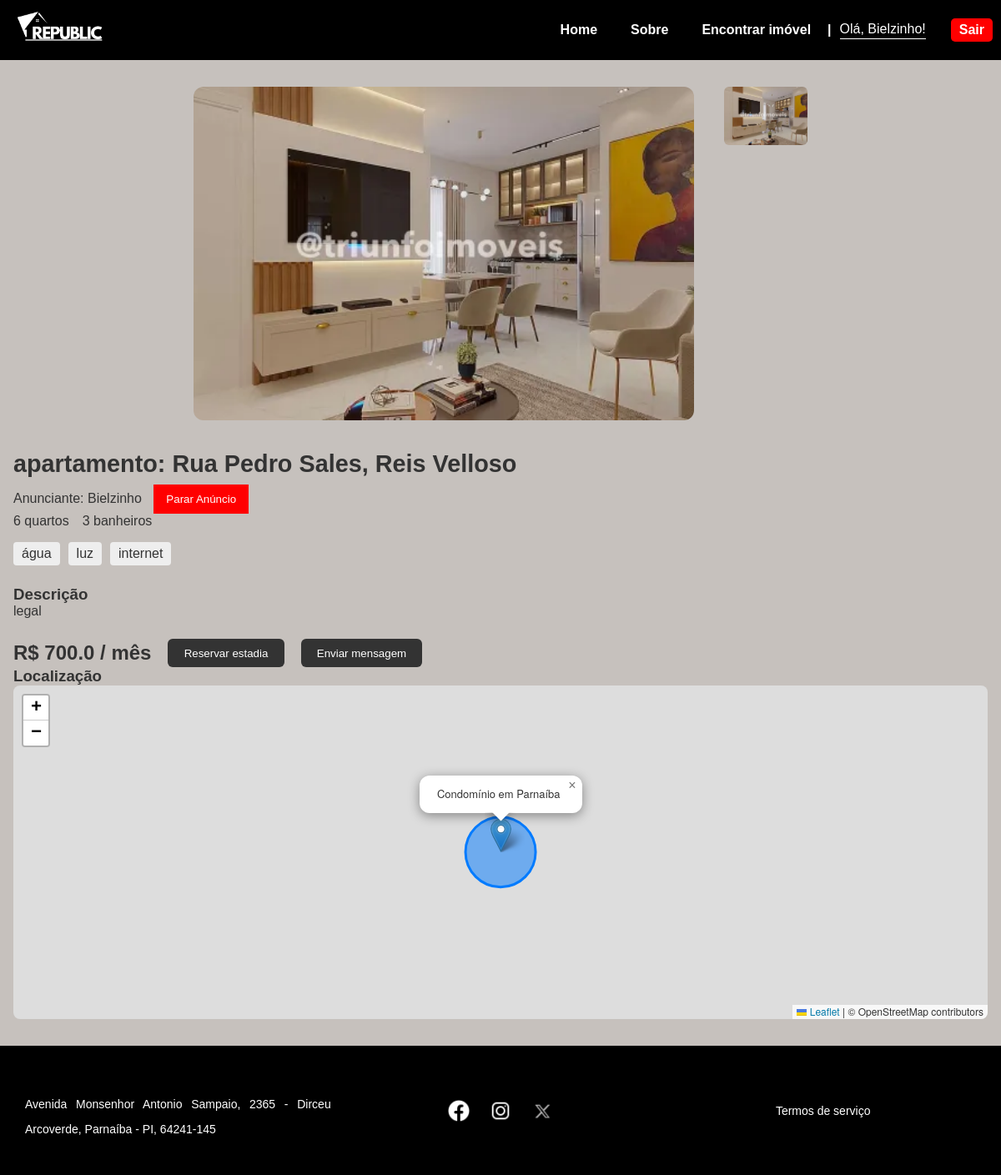
Screenshot of /detalhes_apartamento/10 (signed in) with the database file from the repository.
### tables this page shows
CREATE TABLE usuarios (
    id INTEGER PRIMARY KEY AUTOINCREMENT,
    nome TEXT NOT NULL,
    email TEXT NOT NULL UNIQUE,
    senha TEXT NOT NULL,
    celular TEXT NOT NULL
);

CREATE TABLE apartamentos (
    id INTEGER PRIMARY KEY AUTOINCREMENT,
    endereco TEXT,
    bairro TEXT,
    numero TEXT,
    cep TEXT,
    complemento TEXT,
    valor REAL,
    quartos INTEGER,
    banheiros INTEGER,
    inclusos TEXT,
    outros TEXT,
    descricao TEXT,
    imagem TEXT,
    tipo TEXT
, usuario_id INTEGER);

### app.py (the view)
@app.route('/detalhes_apartamento/<int:id>')
def detalhes_apartamento(id):
    conn = sqlite3.connect('instance/banco.db')
    cursor = conn.cursor()
    cursor.execute("""
       SELECT id, endereco, bairro, numero, cep, complemento, valor, quartos,
              banheiros, inclusos, outros, descricao, imagem, tipo, usuario_id
       FROM apartamentos WHERE id = ?
    """, (id,))
    row = cursor.fetchone()
    if row and len(row) >= 15:
        apt = {
            'id': row[0],
            'endereco': row[1],
            'bairro': row[2],
            'numero': row[3],
            'cep': row[4],
            'complemento': row[5],
            'valor': row[6],
            'quartos': row[7],
            'banheiros': row[8],
            'inclusos': row[9].split(',') if row[9] else [],
            'outros': row[10],
            'descricao': row[11],
            'imagens': row[12].split(',') if row[12] else ['default.jpg'],
            'tipo': row[13],
            'usuario_id': row[14]
        }
        cursor.execute('SELECT nome FROM usuarios WHERE id = ?', (apt['usuario_id'],))
        dono = cursor.fetchone()
        dono_nome = dono[0] if dono else 'Desconhecido'
        conn.close()
        return render_template('apt.html', apartamento=apt, dono_nome=dono_nome, usuario_logado=session.get('usuario_id'))
    conn.close()
    return "Apartamento não encontrado", 404

### app.py (called while the page is built)
def obter_usuario_nome():
    if 'usuario_id' in session:
        conn = sqlite3.connect('instance/banco.db')
        cursor = conn.cursor()
        cursor.execute('SELECT nome FROM usuarios WHERE id = ?', (session['usuario_id'],))
        usuario = cursor.fetchone()
        conn.close()
        if usuario:
            return usuario[0]
    return None

@app.context_processor
def inject_usuario_nome():
    return dict(usuario_nome=obter_usuario_nome())

### templates/apt.html (shortened to what this page needs)
<!DOCTYPE html>
<html lang="pt-br">
<head>
  <link rel="stylesheet" href="{{ url_for('static', filename='css/style.css') }}">
  <link rel="stylesheet" href="{{ url_for('static', filename='css/apt.css') }}">
  <link rel="stylesheet" href="{{ url_for('static', filename='css/map.css') }}">
  <link rel="stylesheet" href="https://unpkg.com/leaflet/dist/leaflet.css" />
</head>
<body>
  <header class="header">
    <div class="logo">
      <a href="{{ url_for('index') }}">
        <img src="{{ url_for('static', filename='img/logo/logo_branca.png') }}" alt="Republic Logo">
      </a>
    </div>
    <nav class="nav">
      <a href="{{ url_for('index') }}">Home</a>
      <a href="{{ url_for('sobre') }}">Sobre</a>
      <a href="{{ url_for('pesquisa') }}">Encontrar imóvel</a>
      {% if usuario_nome %}
      <div class="user-info">
        <div class="separator">|</div>
        <span class="saudacao">Olá, {{ usuario_nome }}!</span>
        <a href="{{ url_for('logout') }}" class="logout-btn">Sair</a>
      </div>
      {% else %}
      <a href="{{ url_for('cadastro') }}">Login / Cadastro</a>
      {% endif %}
    </nav>
  </header>
  <main class="main-content">
    <div class="image-gallery side-by-side">
      <div class="main-img">
        {% if apartamento.imagens and apartamento.imagens|length > 0 %}
          <img id="current-img" src="{{ url_for('static', filename='img/apts/' + apartamento.imagens[0]) }}" alt="Imagem principal">
        {% else %}
          <img id="current-img" src="{{ url_for('static', filename='img/apts/default.jpg') }}" alt="Imagem padrão">
        {% endif %}
      </div>
      <div class="thumbs">
        {% for img in apartamento.imagens %}
          <img class="thumb" src="{{ url_for('static', filename='img/apts/' + img) }}" alt="Imagem" onclick="changeImage('{{ img }}')">
        {% endfor %}
      </div>
    </div>
    <section class="details">
      <h2>{{ apartamento.tipo }}: {{ apartamento.endereco }}, {{ apartamento.bairro }}</h2>
<div class="anunciante">
  <span>Anunciante: {{ dono_nome }}</span>
  {% if usuario_logado == apartamento.usuario_id %}
      <form action="{{ url_for('parar_anuncio', id=apartamento.id) }}" method="POST" style="display:inline;">
          <button type="submit" class="btn btn-danger" style="margin-left: 10px;">Parar Anúncio</button>
      </form>
  {% endif %}
</div>
      <ul class="info">
        <li>{{ apartamento.quartos }} quartos</li>
        <li>{{ apartamento.banheiros }} banheiros</li>
      </ul>
      <div class="highlights">
        {% for item in apartamento.inclusos %}
        <span>{{ item }}</span>
        {% endfor %}
      </div>
      <section class="description">
        <h3>Descrição</h3>
        <p>{{ apartamento.descricao }}</p>
      </section>
      <div class="price-action">
        <span class="price">R$ {{ apartamento.valor }} / mês</span>
        <button>Reservar estadia</button>
        <button>Enviar mensagem</button>
      </div>
    </section>
    <section class="map">
      <h3>Localização</h3>
      <div id="map"></div>
    </section>
  </main>
  <footer class="footer">
    <div class="footer-content">
      <div class="container text-center">
        <div class="row">
          <div class="col">
            <p>Avenida Monsenhor Antonio Sampaio, 2365 - Dirceu Arcoverde, Parnaíba - PI, 64241-145</p>
          </div>
          <div class="col">
            <div class="socials">
              <a href="#"><img src="{{ url_for('static', filename='img/socials/facebook.png') }}" alt="Facebook"></a>
              <a href="#"><img src="{{ url_for('static', filename='img/socials/ig.png') }}" alt="Instagram"></a>
              <a href="#"><img src="{{ url_for('static', filename='img/socials/x.webp') }}" alt="X"></a>
            </div>
          </div>
          <div class="col">
            <a href="{{ url_for('termos') }}">Termos de serviço</a>
          </div>
        </div>
      </div>
    </div>
  </footer>
</body>
</html>

### static/css/style.css (style rules this page uses)
* { margin: 0; padding: 0; box-sizing: border-box; }
body { font-family: Arial, sans-serif; background-color: #c6c1bd; color: #333; }
.nav { display: flex; align-items: center; gap: 20px; }
.user-info { display: flex; align-items: center; gap: 10px; }
.separator { color: white; font-weight: bold; }
.saudacao { color: white; border-bottom: 1px solid white; padding-bottom: 2px; }
.logout-btn { background-color: red; color: white; padding: 5px 10px; border-radius: 5px; text-decoration: none; font-weight: bold; transition: background-color 0.3s; }
.header { background: rgb(0, 0, 0); display: flex; align-items: center; justify-content: space-between; padding: 10px; }
.logo img { width: 120px; }
.nav a { color: white; text-decoration: none; margin-left: 20px; font-weight: bold; }
.container { padding: 30px 50px; }
.container p { text-align: justify; line-height: 30px; margin-top: 15px; }
.footer { background-color: black; color: white; padding: 30px 0; font-size: 14px; }
.footer-content .container { max-width: 1200px; margin: 0 auto; padding: 0 20px; }
.footer-content .row { display: flex; justify-content: space-between; align-items: center; flex-wrap: wrap; text-align: center; }
.footer-content .col { flex: 1; padding: 10px; }
.footer-content .socials a img { width: 30px; margin: 0 8px; vertical-align: middle; }
.footer-content a { color: white; text-decoration: none; }

### static/css/apt.css (style rules this page uses)
.main-content { max-width: 1200px; margin: 2rem auto; padding: 0 1rem; }
.image-gallery { display: flex; flex-direction: column; align-items: center; gap: 1rem; }
.image-gallery.side-by-side { flex-direction: row; align-items: flex-start; justify-content: center; }
.main-img img { width: 100%; max-width: 800px; height: auto; border-radius: 12px; }
.image-gallery.side-by-side .main-img img { width: 600px; height: 400px; object-fit: cover; border-radius: 12px; }
.thumbs { display: flex; gap: 10px; flex-wrap: wrap; justify-content: center; }
.image-gallery.side-by-side .thumbs { flex-direction: column; gap: 10px; margin-left: 20px; }
.thumbs img { width: 100px; height: 70px; object-fit: cover; border-radius: 6px; cursor: pointer; transition: transform 0.2s; }
.details { margin-top: 2rem; }
.details h2 { font-size: 1.8rem; margin-bottom: 0.5rem; }
.info { list-style: none; padding: 0; display: flex; flex-wrap: wrap; gap: 1rem; }
.highlights { display: flex; flex-wrap: wrap; gap: 10px; margin: 1rem 0; }
.highlights span { background-color: #eee; padding: 5px 10px; border-radius: 4px; }
.description { margin: 1.5rem 0; }
.price-action { display: flex; align-items: center; gap: 20px; flex-wrap: wrap; }
.price { font-weight: bold; font-size: 1.5rem; }
.price-action button { background-color: #333; color: white; border: none; padding: 0.6rem 1.2rem; border-radius: 6px; cursor: pointer; transition: background-color 0.2s; }
.btn-danger { background-color: red; color: white; border: none; padding: 10px 15px; cursor: pointer; }

### static/css/map.css (style rules this page uses)
#map { width: 100%; height: 100%; min-height: 400px; border-radius: 8px; }

### rows the page displays
usuarios: nome "Bielzinho"
apartamentos: imagem (picture), tipo "apartamento", endereco "Rua Pedro Sales", bairro "Reis Velloso", quartos "6", banheiros "3", descricao "legal", valor "700.0"

### other values shown
{{ item }} "água" "luz" "internet"
